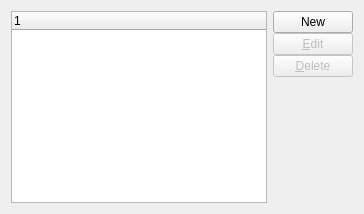
           <widget class="QWidget" name="_transformationsPage">
            <layout class="QGridLayout">
             <item row="0" column="0">
              <widget class="XTreeWidget" name="_itemsub">
               <property name="focusPolicy">
                <enum>Qt::ClickFocus</enum>
               </property>
              </widget>
             </item>
             <item row="0" column="1">
              <layout class="QVBoxLayout">
               <property name="spacing">
                <number>0</number>
               </property>
               <item>
                <widget class="QPushButton" name="_newSubstitute">
                 <property name="text">
                  <string>New</string>
                 </property>
                </widget>
               </item>
               <item>
                <widget class="QPushButton" name="_editSubstitute">
                 <property name="enabled">
                  <bool>false</bool>
                 </property>
                 <property name="text">
                  <string>&amp;Edit</string>
                 </property>
                </widget>
               </item>
               <item>
                <widget class="QPushButton" name="_deleteSubstitute">
                 <property name="enabled">
                  <bool>false</bool>
                 </property>
                 <property name="text">
                  <string>&amp;Delete</string>
                 </property>
                </widget>
               </item>
               <item>
                <spacer>
                 <property name="orientation">
                  <enum>Qt::Vertical</enum>
                 </property>
                 <property name="sizeType">
                  <enum>QSizePolicy::Expanding</enum>
                 </property>
                 <property name="sizeHint" stdset="0">
                  <size>
                   <width>20</width>
                   <height>0</height>
                  </size>
                 </property>
                </spacer>
               </item>
              </layout>
             </item>
            </layout>
           </widget>
